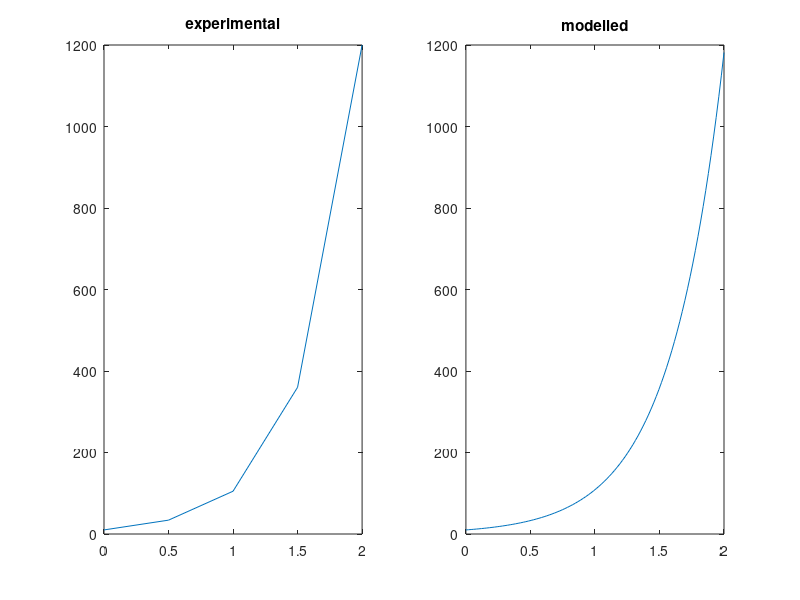

Write the MATLAB code that produced this figure.
dat = load('bacteria.txt');

t = linspace(0,2,100);
y = 10*exp(2.386*t);

subplot(1,2,1) 
plot(dat(:,1),dat(:,2)), title('experimental')

subplot(1,2,2)
plot(t, y), title('modelled')

